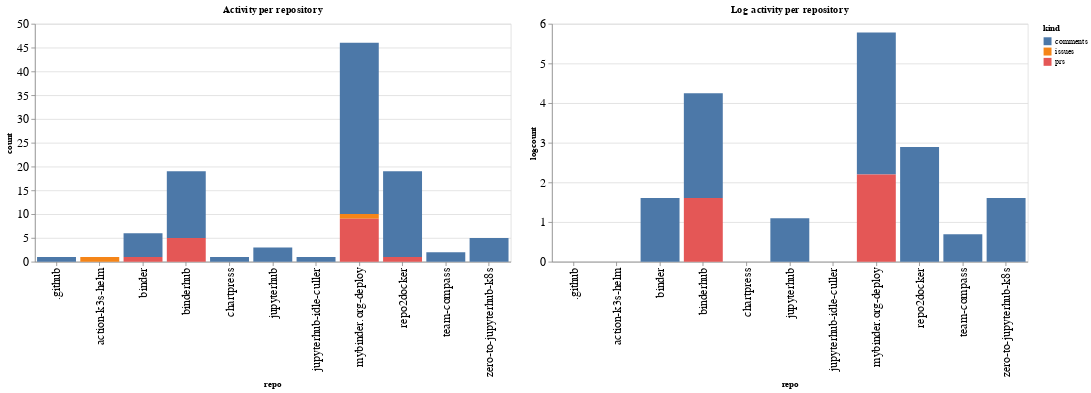

The notebook cell saved with this chart:
### Code cell
ch1 = alt.Chart(repo_summaries, width=600, title="Activity per repository").mark_bar().encode(
    x='repo',
    y='count',
    color='kind',
    tooltip="kind"
)

ch2 = alt.Chart(repo_summaries, width=600, title="Log activity per repository").mark_bar().encode(
    x='repo',
    y='logcount',
    color='kind',
    tooltip="kind"
)

ch1 | ch2

### Figure 1 — Vega-Lite specification as saved in the notebook (floating-point values rounded to 4 significant figures)
{"config": {"axisLeft": {"labelFontSize": 15}, "axisBottom": {"labelFontSize": 15}}, "hconcat": [{"mark": "bar", "encoding": {"color": {"type": "nominal", "field": "kind"}, "tooltip": {"type": "nominal", "field": "kind"}, "x": {"type": "nominal", "field": "repo"}, "y": {"type": "quantitative", "field": "count"}}, "title": "Activity per repository", "width": 600}, {"mark": "bar", "encoding": {"color": {"type": "nominal", "field": "kind"}, "tooltip": {"type": "nominal", "field": "kind"}, "x": {"type": "nominal", "field": "repo"}, "y": {"type": "quantitative", "field": "logcount"}}, "title": "Log activity per repository", "width": 600}], "data": {"name": "data-916a6c16433988ec519853fdbc32ff3b"}, "$schema": "https://vega.github.io/schema/vega-lite/v4.8.1.json", "datasets": {"data-916a6c16433988ec519853fdbc32ff3b": [{"repo": ".github", "kind": "comments", "count": 1, "logcount": 0.0}, {"repo": "action-k3s-helm", "kind": "issues", "count": 1, "logcount": 0.0}, {"repo": "binder", "kind": "comments", "count": 5, "logcount": 1.609}, {"repo": "binder", "kind": "prs", "count": 1, "logcount": 0.0}, {"repo": "binderhub", "kind": "comments", "count": 14, "logcount": 2.639}, {"repo": "binderhub", "kind": "prs", "count": 5, "logcount": 1.609}, {"repo": "chartpress", "kind": "comments", "count": 1, "logcount": 0.0}, {"repo": "jupyterhub", "kind": "comments", "count": 3, "logcount": 1.099}, {"repo": "jupyterhub-idle-culler", "kind": "comments", "count": 1, "logcount": 0.0}, {"repo": "mybinder.org-deploy", "kind": "comments", "count": 36, "logcount": 3.584}, {"repo": "mybinder.org-deploy", "kind": "issues", "count": 1, "logcount": 0.0}, {"repo": "mybinder.org-deploy", "kind": "prs", "count": 9, "logcount": 2.197}, {"repo": "repo2docker", "kind": "comments", "count": 18, "logcount": 2.89}, {"repo": "repo2docker", "kind": "prs", "count": 1, "logcount": 0.0}, {"repo": "team-compass", "kind": "comments", "count": 2, "logcount": 0.6931}, {"repo": "zero-to-jupyterhub-k8s", "kind": "comments", "count": 5, "logcount": 1.609}]}}
